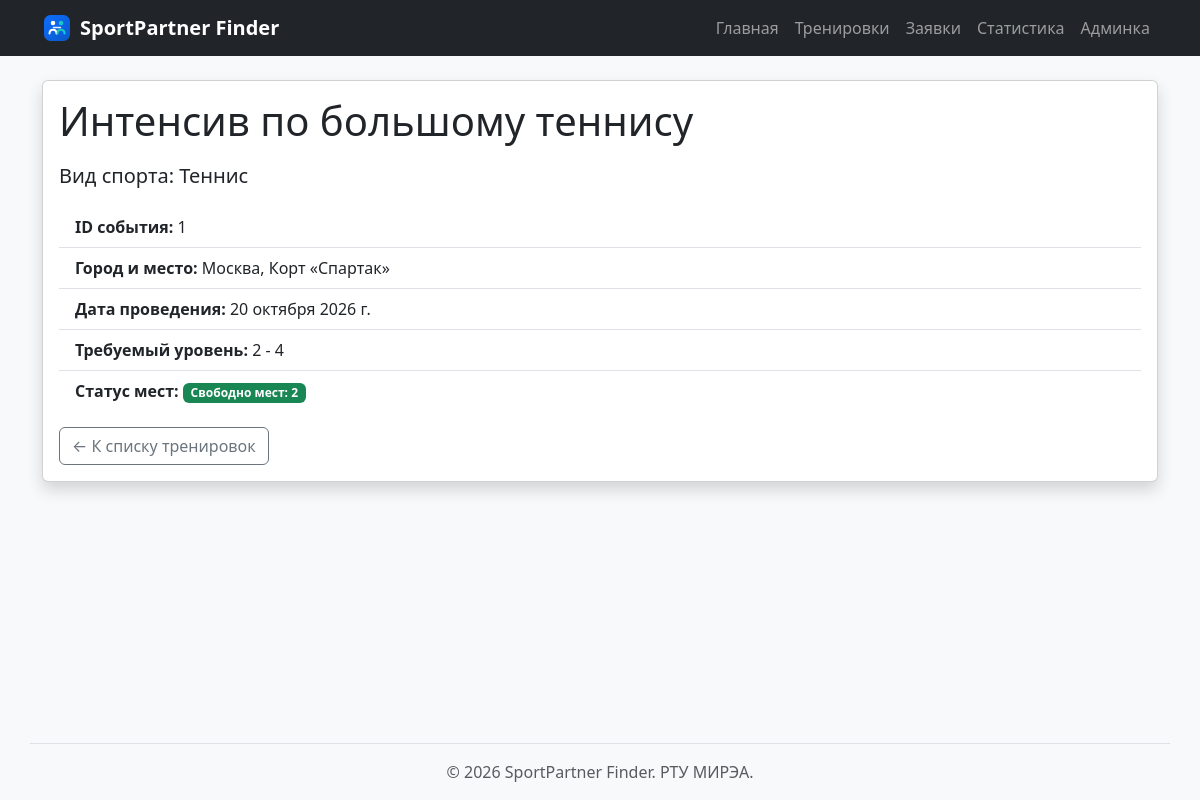
The app's page /events/1/ with its own data.
### events/models.py (models this page shows, shortened)
class Event(models.Model):
    title = models.CharField(
        max_length=200,
        verbose_name="Название тренировки",
    )
    sport = models.ForeignKey(
        Sport,
        on_delete=models.PROTECT,
        related_name="events",
        verbose_name="Вид спорта",
    )
    city = models.CharField(
        max_length=100,
        verbose_name="Город",
    )
    location = models.CharField(
        max_length=200,
        verbose_name="Локация",
    )
    date = models.DateField(
        verbose_name="Дата проведения",
    )
    min_level = models.PositiveIntegerField(
        default=1,
        verbose_name="Минимальный уровень",
    )
    max_level = models.PositiveIntegerField(
        default=5,
        verbose_name="Максимальный уровень",
    )
    capacity = models.PositiveIntegerField(
        default=2,
        verbose_name="Вместимость (мест)",
        help_text="Укажите максимальное количество участников тренировки.",
    )
    image = models.ImageField(
        upload_to="events/",
        blank=True,
        null=True,
        verbose_name="Фото локации",
    )
    objects = EventManager()
    class Meta:
        ordering = ["date", "pk"]
        verbose_name = "Тренировка"
        verbose_name_plural = "Тренировки"

### events/views.py (the view)
# urls.py: path("<int:event_id>/", views.event_detail, name="detail"),
def event_detail(request, event_id):
    event = get_object_or_404(
        Event.objects.select_related("sport").annotate(
            sport_name=F("sport__name")
        ),
        pk=event_id,
    )
    return render(request, "events/event_detail.html", {"event": event})

### events/templates/events/event_detail.html (shortened to what this page needs)
{% extends "base.html" %}
{% block content %}
{% if event %}
<div class="card shadow">
    <div class="card-body">
        <h1 class="card-title mb-3">{{ event.title }}</h1>
        <p class="lead"><strong>Вид спорта:</strong> {{ event.sport_name }}</p>
        <ul class="list-group list-group-flush mb-3">
            <li class="list-group-item"><strong>ID события:</strong> {{ event.id }}</li>
            <li class="list-group-item"><strong>Город и место:</strong> {{ event.city }}, {{ event.location }}</li>
            <li class="list-group-item"><strong>Дата проведения:</strong> {{ event.date }}</li>
            <li class="list-group-item"><strong>Требуемый уровень:</strong> {{ event.min_level }} - {{ event.max_level }}</li>
            <li class="list-group-item">
                <strong>Статус мест:</strong>
                {% if event.capacity > 0 %}
                    <span class="badge bg-success">Свободно мест: {{ event.capacity }}</span>
                {% else %}
                    <span class="badge bg-danger">Мест нет</span>
                {% endif %}
            </li>
        </ul>
        <a href="{% url 'events:list' %}" class="btn btn-outline-secondary">← К списку тренировок</a>
    </div>
</div>
{% else %}
<div class="alert alert-danger">
    <h2>Событие не найдено</h2>
    <p>Тренировка с указанным идентификатором отсутствует.</p>
    <a href="{% url 'events:list' %}" class="btn btn-secondary">Вернуться к списку</a>
</div>
{% endif %}
{% endblock %}

### homepage/static/homepage/css/style.css (style rules this page uses)
body { background-color: #f8f9fa; font-family: system-ui, -apple-system, sans-serif; }

### records on screen
Event: title "Интенсив по большому теннису", sport_name "Теннис", id "1", city "Москва", location "Корт «Спартак»", date "20 октября 2026 г.", min_level "2", max_level "4", capacity "2"
